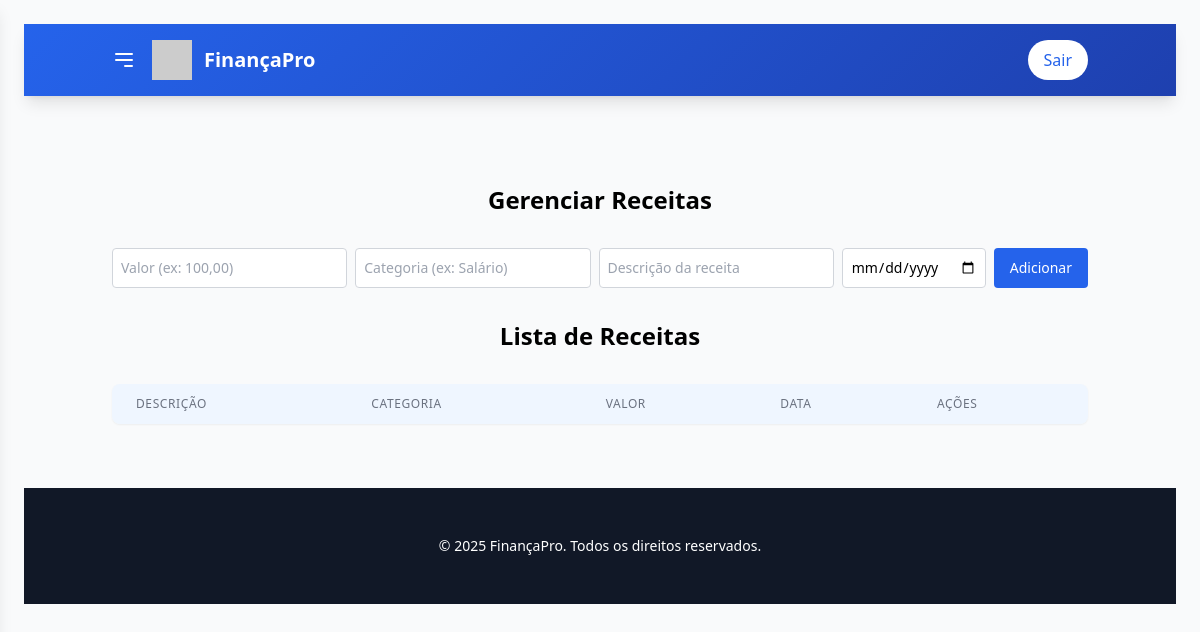
/receitas (signed in), run on an earlier commit of the app's database.
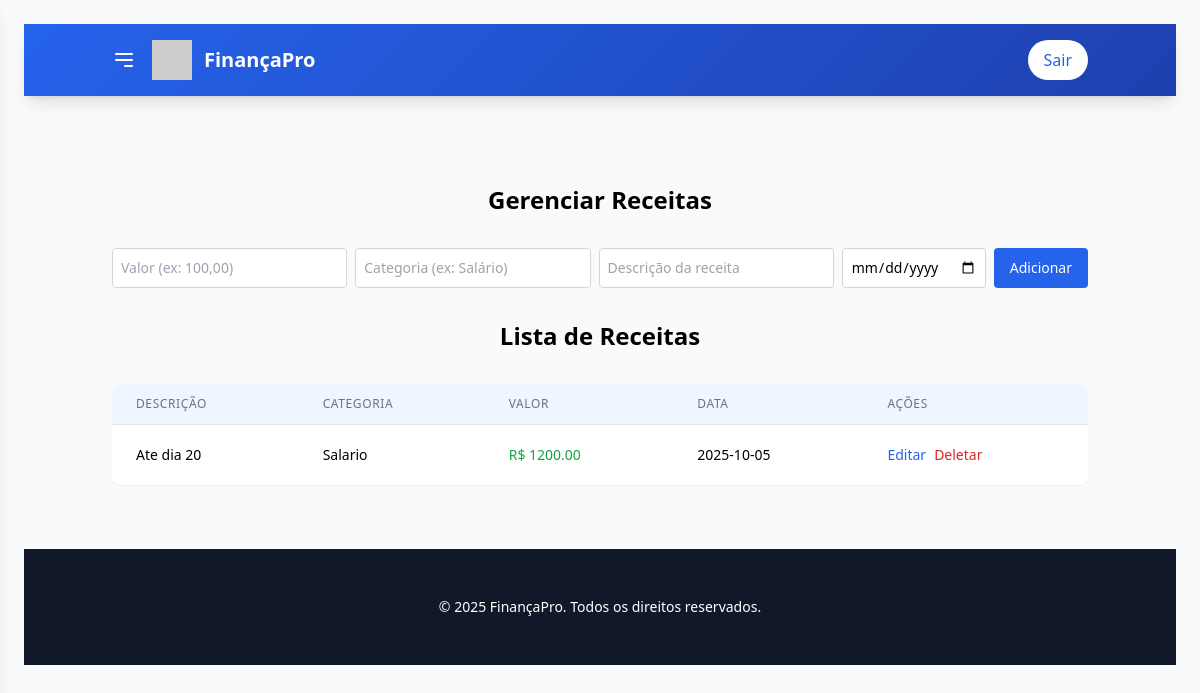
And on a later commit of the database.
### tables this page shows
CREATE TABLE receitas (
    id INTEGER PRIMARY KEY AUTOINCREMENT,
    valor REAL NOT NULL,
    categoria TEXT,
    descricao TEXT,
    data TEXT DEFAULT CURRENT_TIMESTAMP,
    user_id INTEGER NOT NULL,
    FOREIGN KEY(user_id) REFERENCES usuarios(id)
);

### app.py (the view, shortened to what this page needs)
@app.route('/receitas', methods=['GET', 'POST'])
def gerenciar_receitas():
    if 'user_id' not in session:
        return redirect(url_for('login'))
    user_id = session['user_id']
    mes, ano = get_mes_ano_from_request()
    conn = get_db_connection()
    params = [user_id]
    where = "user_id = ?"
    if mes:
        where += " AND strftime('%m', data) = ?"
        params.append(mes)
    if ano:
        where += " AND strftime('%Y', data) = ?"
        params.append(ano)
    receitas = conn.execute(f'SELECT * FROM receitas WHERE {where} ORDER BY data DESC', tuple(params)).fetchall()
    total_receitas = conn.execute(f"SELECT IFNULL(SUM(valor), 0) FROM receitas WHERE {where}", tuple(params)).fetchone()[0]
    anos = gerar_lista_anos()
    conn.close()
    return render_template('receita.html', receitas=receitas, total_receitas=total_receitas, mes=mes, ano=ano, anos=anos)

### app.py (called while the page is built)
def get_db_connection():
    conn = sqlite3.connect('database.db')
    conn.row_factory = sqlite3.Row
    return conn

def get_mes_ano_from_request():
    mes = request.args.get('mes')
    ano = request.args.get('ano')
    if mes is None and ano is None:
        hoje = datetime.now()
        mes = hoje.strftime('%m')
        ano = hoje.strftime('%Y')
    if mes == "":
        mes = None
    if ano == "":
        ano = None
    return mes, ano

def gerar_lista_anos():
    conn = get_db_connection()
    anos_raw = conn.execute("""
        SELECT DISTINCT strftime('%Y', data) as ano FROM receitas
        UNION
        SELECT DISTINCT strftime('%Y', data) FROM despesas
        ORDER BY ano DESC
    """).fetchall()
    conn.close()
    anos = [row['ano'] for row in anos_raw if row['ano']]
    return anos

### templates/receita.html (shortened to what this page needs)
<!DOCTYPE html>
<html lang="pt-BR">
<head>
    <script src="https://cdn.tailwindcss.com"></script>
</head>
<body class="bg-gray-50 font-sans antialiased flex min-h-screen">
    <div id="mainContent" class="flex-1 ml-0 p-4 md:p-6 transition-all duration-300 w-full">
        <header class="gradient-bg text-white shadow-lg mb-4 md:mb-6">
            <div class="container mx-auto px-4 md:px-6 py-3 md:py-4 flex justify-between items-center flex-wrap gap-2 md:gap-0">
                <div class="flex items-center flex-1">
                    <button id="menuToggle" class="text-white focus:outline-none mr-2 md:mr-4" aria-label="Toggle menu">
                        <svg xmlns="http://www.w3.org/2000/svg" class="h-5 w-5 md:h-6 md:w-6" fill="none" viewBox="0 0 24 24" stroke="currentColor">
                            <path stroke-linecap="round" stroke-linejoin="round" stroke-width="2" d="M4 6h16M4 12h16m-7 6h7"/>
                        </svg>
                    </button>
                    <img src="https://placehold.co/40x40/BFDBFE/1E3A8A?text=FP" alt="FinançaPro Logo" class="mr-2 md:mr-3 w-8 h-8 md:w-10 md:h-10">
                    <h1 class="text-lg md:text-xl font-bold">FinançaPro</h1>
                </div>
                <div class="flex items-center space-x-2 md:space-x-4 flex-shrink-0">
                    <a href="{{ url_for('logout') }}" class="bg-white text-blue-600 px-3 md:px-4 py-1.5 md:py-2 rounded-full font-medium hover:bg-blue-50 transition text-sm md:text-base">Sair</a>
                </div>
            </div>
        </header>
        <section class="py-8 md:py-16">
            <div class="container mx-auto px-4 md:px-6">
                <h2 class="text-xl md:text-2xl font-bold mb-6 md:mb-8 text-center">Gerenciar Receitas</h2>
                <form method="POST" class="mb-6 md:mb-8 flex flex-col sm:flex-row flex-wrap gap-3 md:gap-2">
                    <input type="number" step="0.01" name="valor" placeholder="Valor (ex: 100,00)" required class="border border-gray-300 rounded p-2 flex-1 min-w-0 text-sm">
                    <input type="text" name="categoria" placeholder="Categoria (ex: Salário)" required class="border border-gray-300 rounded p-2 flex-1 min-w-0 text-sm">
                    <input type="text" name="descricao" placeholder="Descrição da receita" required class="border border-gray-300 rounded p-2 flex-1 min-w-0 text-sm">
                    <input type="date" name="data" required class="border border-gray-300 rounded p-2 text-sm">
                    <button type="submit" class="bg-blue-600 text-white px-4 py-2 rounded font-medium hover:bg-blue-700 transition text-sm">Adicionar</button>
                </form>
                <h2 class="text-xl md:text-2xl font-bold mb-4 md:mb-8 text-center">Lista de Receitas</h2>
                <div class="overflow-x-auto bg-white rounded-lg shadow-sm">
                    <table class="min-w-full divide-y divide-gray-200">
                        <thead class="bg-blue-50">
                            <tr>
                                <th class="px-3 md:px-6 py-3 text-left text-xs font-medium text-gray-500 uppercase tracking-wider">Descrição</th>
                                <th class="px-3 md:px-6 py-3 text-left text-xs font-medium text-gray-500 uppercase tracking-wider hidden sm:table-cell">Categoria</th>
                                <th class="px-3 md:px-6 py-3 text-left text-xs font-medium text-gray-500 uppercase tracking-wider hidden md:table-cell">Valor</th>
                                <th class="px-3 md:px-6 py-3 text-left text-xs font-medium text-gray-500 uppercase tracking-wider hidden sm:table-cell">Data</th>
                                <th class="px-3 md:px-6 py-3 text-left text-xs font-medium text-gray-500 uppercase tracking-wider">Ações</th>
                            </tr>
                        </thead>
                        <tbody class="divide-y divide-gray-200">
                            {% for receita in receitas %}
                            <tr class="transaction-animation hover:bg-blue-50">
                                <td class="px-3 md:px-6 py-2 md:py-4 whitespace-nowrap font-medium text-sm">{{ receita.descricao }}</td>
                                <td class="px-3 md:px-6 py-2 md:py-4 whitespace-nowrap text-sm hidden sm:table-cell">{{ receita.categoria }}</td>
                                <td class="px-3 md:px-6 py-2 md:py-4 whitespace-nowrap text-green-600 font-medium text-sm hidden md:table-cell">R$ {{ '%.2f'|format(receita.valor) }}</td>
                                <td class="px-3 md:px-6 py-2 md:py-4 whitespace-nowrap text-sm hidden sm:table-cell">{{ receita.data }}</td>
                                <td class="px-3 md:px-6 py-2 md:py-4 whitespace-nowrap flex flex-col sm:flex-row items-start sm:items-center gap-2 text-xs md:text-sm">
                                    <button
                                        type="button"
                                        class="text-blue-600 hover:underline w-full sm:w-auto text-center py-1"
                                        data-id="{{ receita.id }}"
                                        data-descricao="{{ receita.descricao }}"
                                        data-categoria="{{ receita.categoria }}"
                                        data-valor="{{ receita.valor }}"
                                        data-data="{{ receita.data }}"
                                        onclick="openEditModal(this)">Editar</button>
                                    <form action="{{ url_for('delete_receita', id=receita.id) }}" method="POST" class="inline w-full sm:w-auto">
                                        <button type="submit" class="text-red-600 hover:underline w-full sm:w-auto text-center py-1">Deletar</button>
                                    </form>
                                </td>
                            </tr>
                            {% endfor %}
                        </tbody>
                    </table>
                </div>
            </div>
        </section>
        <footer class="bg-gray-900 text-white py-8 md:py-12 mt-auto">
            <div class="container mx-auto px-4 md:px-6 text-center">
                <p class="text-sm">© 2025 FinançaPro. Todos os direitos reservados.</p>
            </div>
        </footer>
    </div>
</body>
</html>

### templates/receita.html (style rules this page uses)
:root { --primary: #2563eb; --secondary: #1e40af; --accent: #3b82f6; }
.gradient-bg { background: linear-gradient(135deg, var(--primary) 0%, var(--secondary) 100%); }
.transaction-animation { animation: fadeIn 0.5s ease-in-out; }

What changed in the data, as far as the page shows it:
added receitas: descricao "Ate dia 20", categoria "Salario", valor "1200.00", data "2025-10-05"
